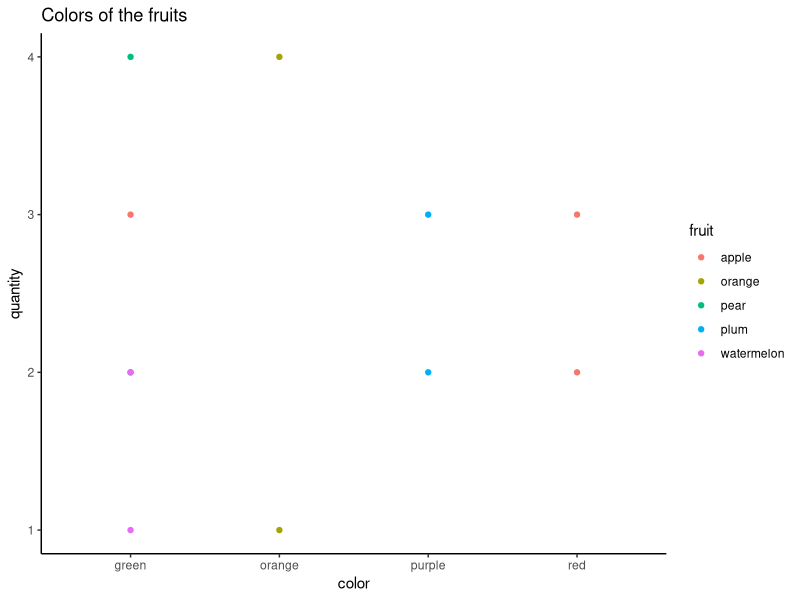
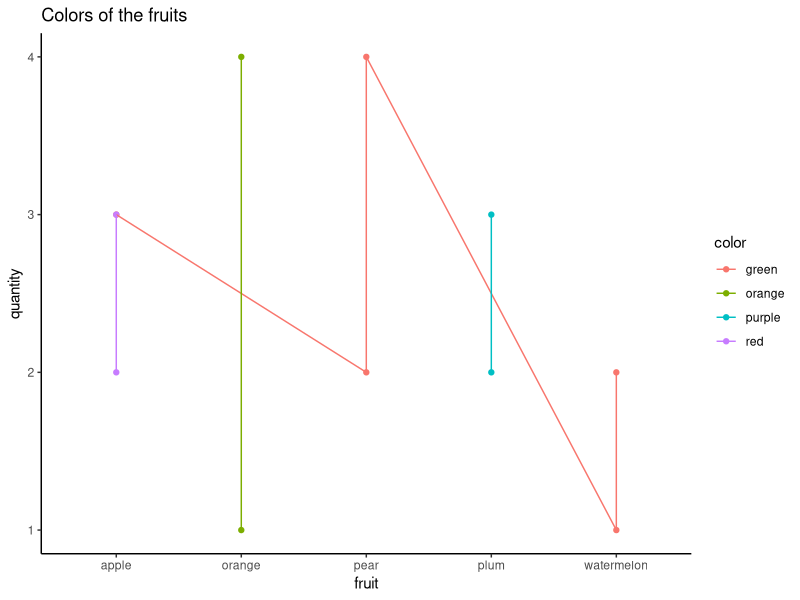
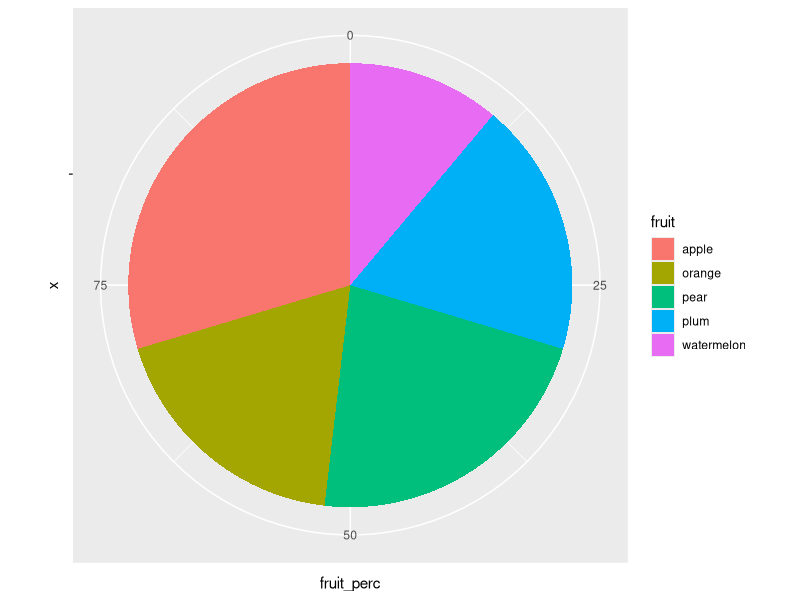
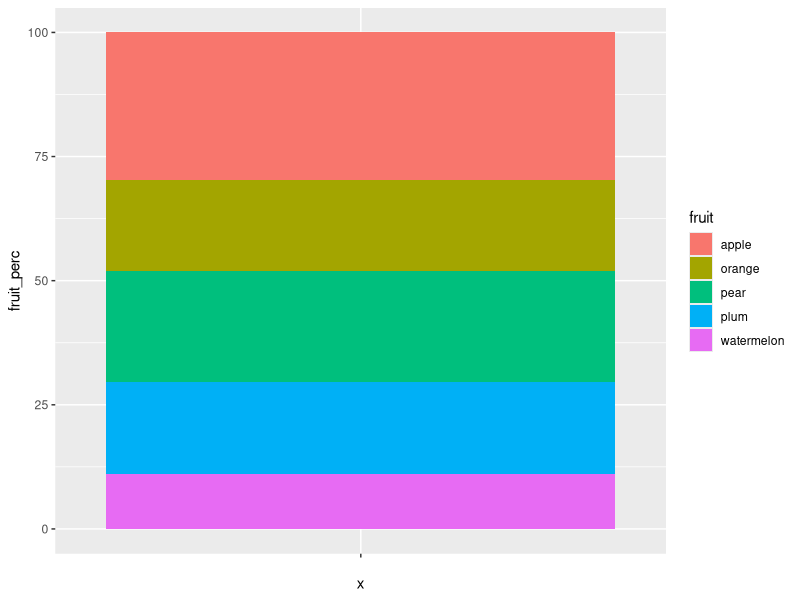

Source code (R) for these figures, in order:

library(tidyverse)
my_df <- read_csv("testdata.csv")

# my_df contains the dataframe
# aes defines what columns to use for different style aspects

plt <- ggplot(my_df, aes(x=fruit, y=quantity, color=color)) + 
    geom_point() + 
    theme_classic() +
    ggtitle("Fruit coloring")

# here we define the x axis to be fruit color
# Note that green contains many different fruits
# geom_point is the style of the plot
ggplot(my_df, aes(x=color, y=quantity, color=fruit)) + 
    geom_point() + 
    theme_classic() +
    ggtitle("Colors of the fruits")

# We can use different 'geom's and we can layer multiple different types
ggplot(my_df, aes(x=fruit, y=quantity, color=color, group=color)) + 
    geom_point() + 
    geom_line() +
    theme_classic() +
    ggtitle("Colors of the fruits")

my_df$fruit_perc <- my_df$quantity / sum(my_df$quantity) * 100

# Time to do a pie chart
# First: google "pie chart ggplot"
ggplot(my_df, aes(x="", y=fruit_perc, fill=fruit)) + 
    geom_bar(width=1, stat="identity") + 
    coord_polar("y", start=0)

ggplot(my_df, aes(x="", y=fruit_perc, fill=fruit)) + 
    geom_bar(width=1, stat="identity")


my_df
